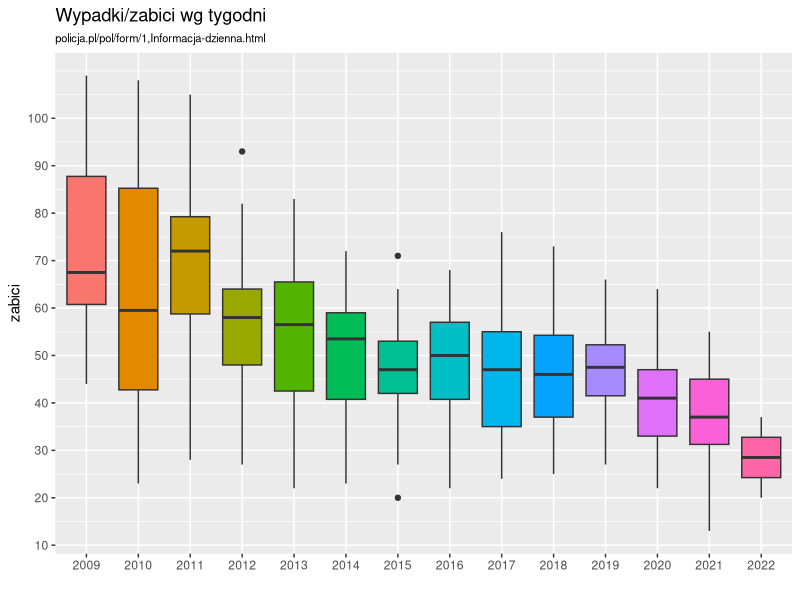
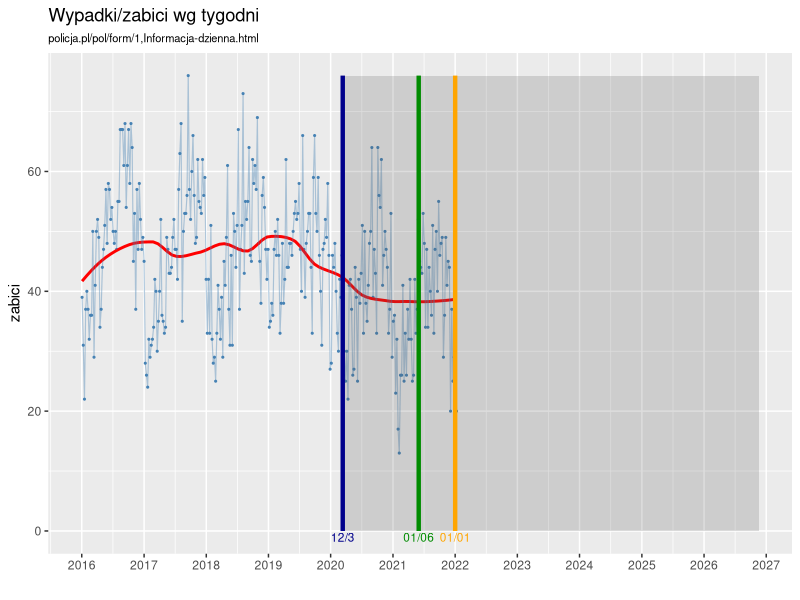
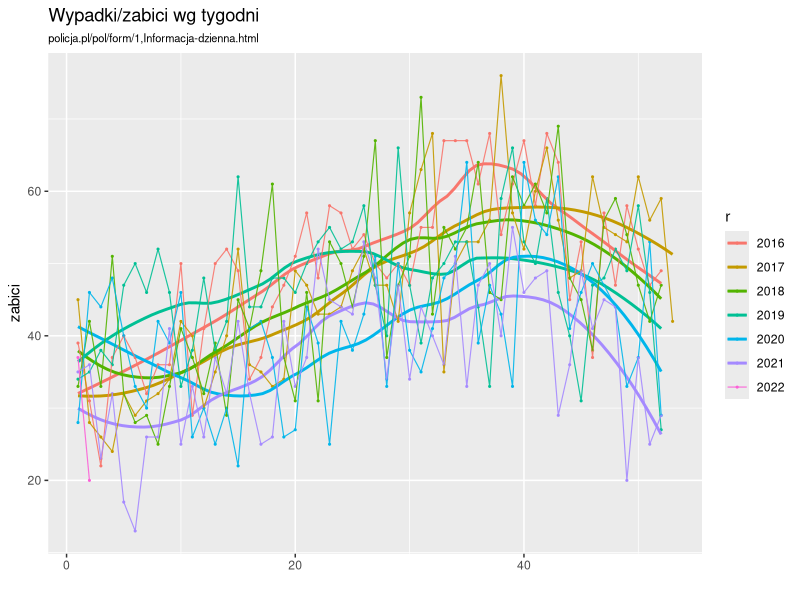
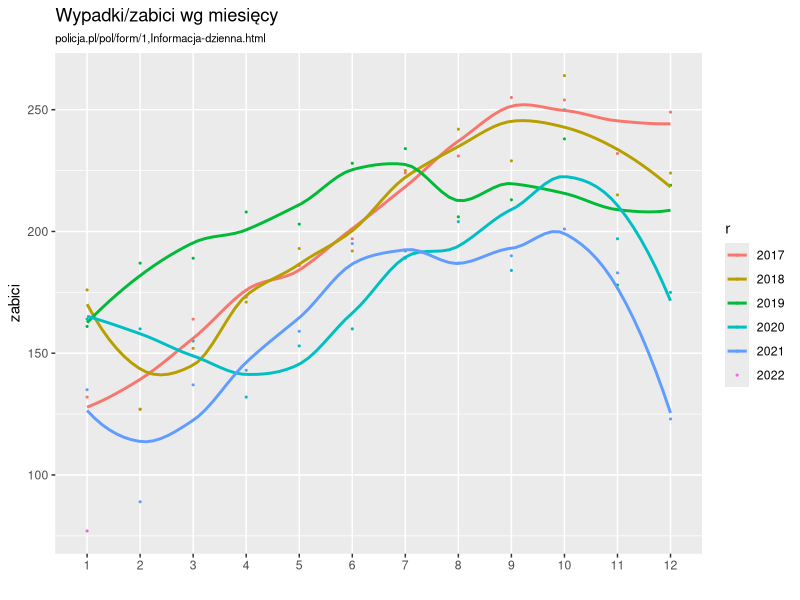
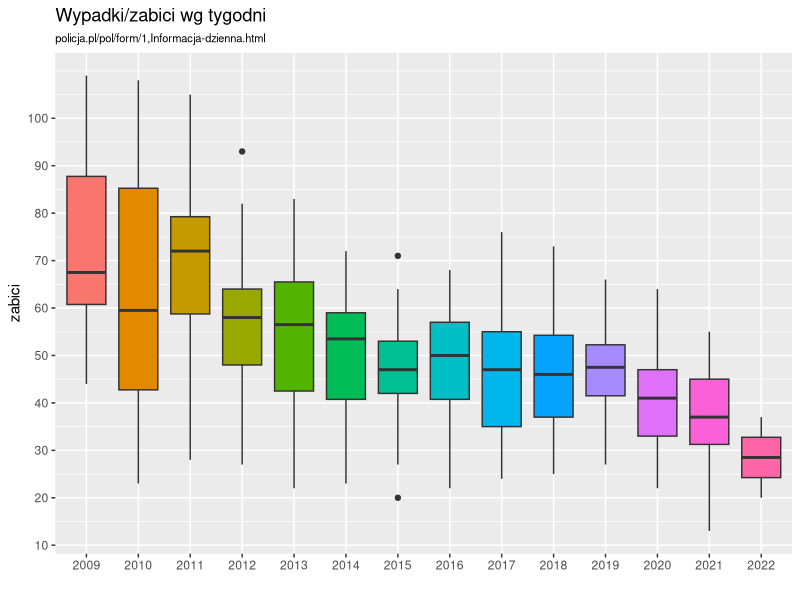
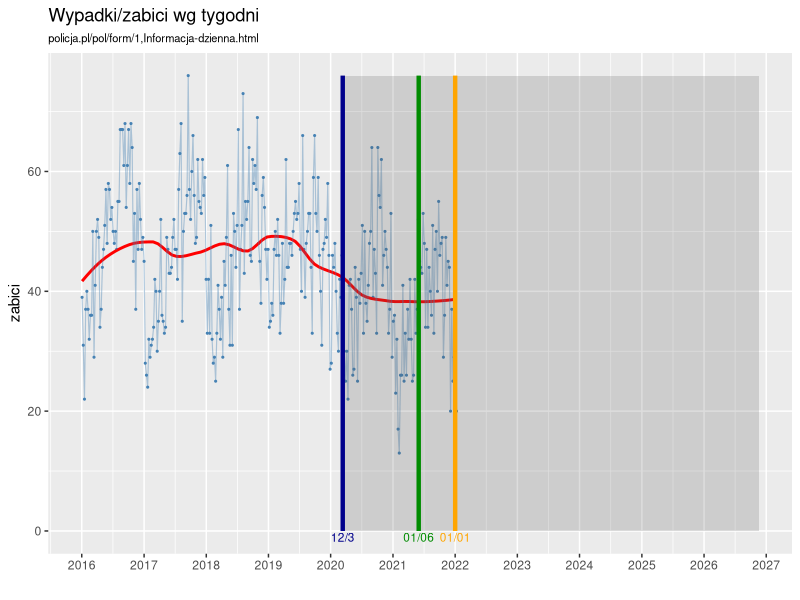
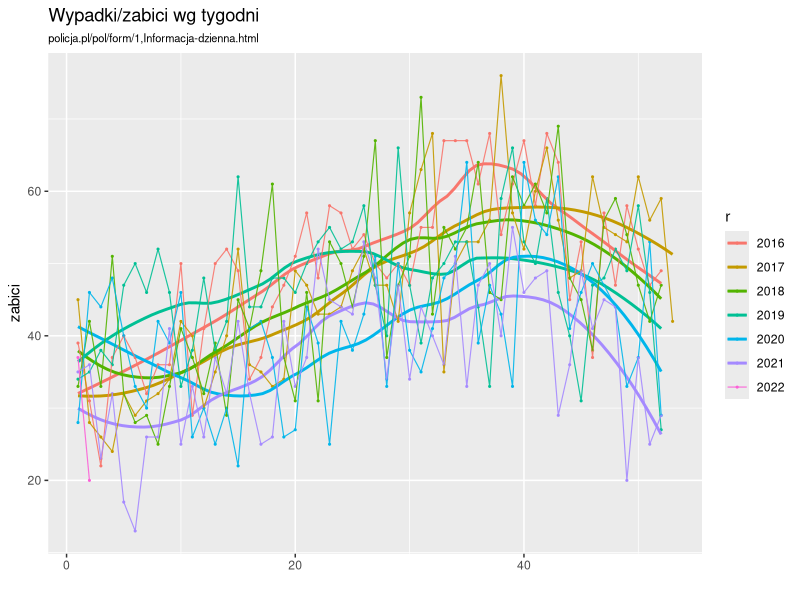

These figures' R source, in order: (Note: this script raises an error after producing the figures.)
## ---- chunk 1
knitr::opts_chunk$set(echo = F, message = F)

library("dplyr")
library("ggplot2")
library("ggpubr")
library("scales")
today <- Sys.Date()
lastDay <- format(today, "%Y-%m-%d")
## ---- chunk 2
d <- read.csv("ppw.csv", sep = ';',  header=T, na.string="NA") %>%
 select(rok, nrt, zabici, d1) %>%
  ## rok 2008 jest niepełny
  filter (rok > 2008)
## ---- chunk 3
### Wszystkie lata bo kolor są nieistotne
p1 <- ggplot(d, aes(x= as.factor(rok), y= zabici, fill=as.factor(rok))) + 
 geom_boxplot() +
 xlab(label="") +
 scale_y_continuous(breaks=seq(0,100, by=10)) +
 theme(plot.subtitle=element_text(size=8, hjust=0, color="black"), legend.position = "none") +
 ggtitle("Wypadki/zabici wg tygodni", subtitle="policja.pl/pol/form/1,Informacja-dzienna.html") 

ggsave(plot=p1, "PPW_Zabici_1.png", width=12)
p1
## ---- chunk 4
d <- d %>% filter(as.Date(d1) > "2015-12-31") %>% as.data.frame

maxY <- max (d$zabici)
p2 <- ggplot(d, aes(x= as.Date(d1), y=zabici)) + 
 geom_point(color="steelblue", size=.4) +
 geom_smooth(method="loess", color="red", size=1, se=F, span=.5) +
 geom_line(color="steelblue", size=.4, alpha=.4) +
 xlab(label="") +
 scale_x_date( labels = date_format("%Y"), breaks ="1 year") +
 theme(plot.subtitle=element_text(size=8, hjust=0, color="black")) +
  annotate("rect", xmin = as.Date("2020-03-12"), xmax = as.Date(lastDay), ymin = 0, ymax = maxY, alpha = .2) +
  annotate("rect", xmin = as.Date("2020-03-12"), xmax = as.Date("2020-03-12"), ymin = 0, ymax = maxY, color = "darkblue", 
           size=1.5, alpha=.2) +
  annotate("rect", xmin = as.Date("2021-06-01"), xmax = as.Date("2021-06-01"), ymin = 0, ymax = maxY, color = "green4", size=1.5, alpha=.2) +
  annotate("rect", xmin = as.Date("2022-01-01"), xmax = as.Date("2022-01-01"), ymin = 0, ymax = maxY, color = "orange", size=1.5, alpha=.2) +
  annotate("text", x = as.Date("2020-03-12"), y=0, label = "12/3", vjust = 1.2, size=3, color="darkblue") +
  annotate("text", x = as.Date("2021-06-01"), y=0, label = "01/06", vjust = 1.2, size=3, color="green4") +
  annotate("text", x = as.Date("2022-01-01"), y=0, label = "01/01", vjust = 1.2, size=3, color="orange") +
 ggtitle("Wypadki/zabici wg tygodni", subtitle="policja.pl/pol/form/1,Informacja-dzienna.html") 

ggsave(plot=p2, "PPW_Zabici_2.png", width=12)
p2
## ---- chunk 5
p3 <- d %>% mutate (r=as.factor(rok)) %>%
  ggplot(aes(x= nrt, color=r,
             y=zabici, group=r)) + 
 geom_point(size=.4) +
 geom_smooth(se=F, span=.5 ) +
 #facet_wrap(~ rok, , scales = "fixed") +
 geom_line(size=.4, alpha=.9) +
 xlab(label="") +
 ##scale_x_date( labels = date_format("%Y"), breaks ="1 year") +
 theme(plot.subtitle=element_text(size=8, hjust=0, color="black")) +
 ggtitle("Wypadki/zabici wg tygodni", subtitle="policja.pl/pol/form/1,Informacja-dzienna.html") +
 geom_blank()


ggsave(plot=p3, "PPW_Zabici_3.png", width=12)
p3
## ---- chunk 6
### daily
d <- read.csv("pp.csv", sep = ';',  header=T, na.string="NA") %>%
  select(data, zabici) %>%
  mutate ( ##data = as.character(data),
    rok = as.integer(substr(data, 1, 4)),
          mc = as.integer(substr(data, 6, 7))
  ) %>%
  ## rok 2008 jest niepełny
  filter (rok > 2008) %>%
  group_by(rok, mc) %>%
  summarise(zabici = sum(zabici, na.rm=T))
## ---- chunk 7
p4 <- d %>% filter (rok > 2016) %>%
  mutate (r=as.factor(rok)) %>%
  ggplot(aes(x= as.factor(mc), color=r,
             y=zabici, group=r)) + 
  geom_point(size=.4) +
  geom_smooth(se=F, span=.5 ) +
  #facet_wrap(~ rok, , scales = "fixed") +
  #geom_line(size=.4, alpha=.9) +
  xlab(label="") +
  ##scale_x_date( labels = date_format("%Y"), breaks ="1 year") +
  theme(plot.subtitle=element_text(size=8, hjust=0, color="black")) +
  ggtitle("Wypadki/zabici wg miesięcy", subtitle="policja.pl/pol/form/1,Informacja-dzienna.html") +
  geom_blank()
p4
## ---- chunk 8
d.total <- d %>% group_by(rok)  %>%
  filter (rok < 2022) %>%
  summarise(zabici = sum(zabici)) %>%
  ungroup()

d.d <- d.total %>% filter (rok == 2010 | rok == 2015 | rok == 2019 | rok == 2021 )

p5 <- d.total %>% 
  ggplot(aes(x= rok,
             y=zabici)) + 
  geom_bar(position="stack", stat="identity", fill=default_cyan) +
  #geom_point(size=.4) +
  geom_line(data=d.d, mapping = aes(x = rok, y = zabici), 
            color="red", alpha=.45,
            size=1.5) +
scale_x_continuous(breaks=seq(2008, 2030, by=1))

p5
